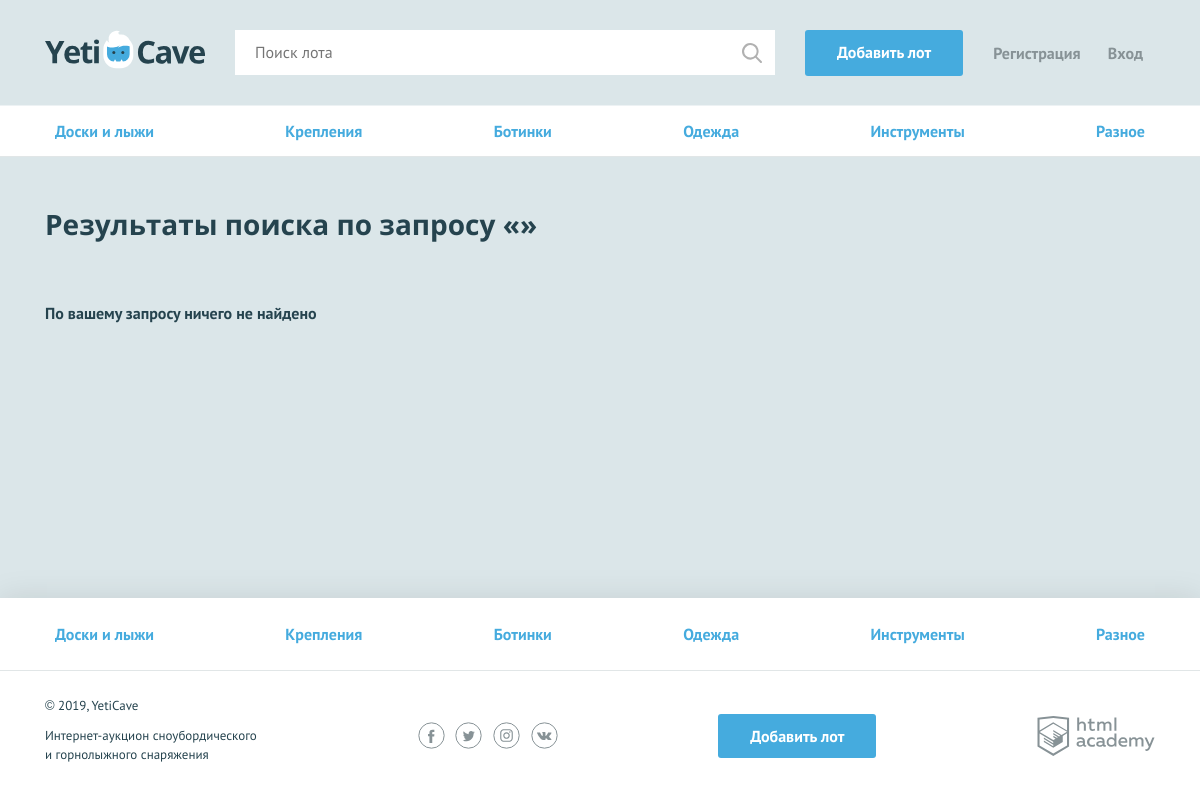
Screenshot of /search.php with the database file from the repository.
### tables this page shows
CREATE TABLE Categories (
    PRIMARY KEY (id),
    id       INTEGER     NOT NULL AUTO_INCREMENT,
    code     VARCHAR(30) NOT NULL UNIQUE,
    category VARCHAR(60) NOT NULL UNIQUE
);

### functions.php (called while the page is built, shortened)
<?php
function include_template($name, array $data = [])
{
    $name = 'templates/' . $name;
    extract($data);
    require $name;
    $result = ob_get_clean();
    return $result;
}

### init.php (called while the page is built, shortened)
<?php
$con = mysqli_connect("localhost", "root", "_caberne55_S", "yeticave");
mysqli_set_charset($con, "utf8");
if ($con) {
    $sqlCat = 'SELECT * FROM Categories';
    if ($result = mysqli_query($con, $sqlCat)) {
        $categories = mysqli_fetch_all($result, MYSQLI_ASSOC);
    }
}

### templates/search.php (the view, shortened to what this page needs)
<main>
  <nav class="nav">
    <ul class="nav__list container">
    <?php foreach ($categories as $cat): ?>
      <li class="nav__item">
        <a href="pages/<?=$cat['id']; ?>"><?=$cat['category']; ?></a>
      </li>
    <?php endforeach; ?>
    </ul>
  </nav>
  <div class="container">
    <section class="lots">
      <h2>Результаты поиска по запросу «<span><?=htmlspecialchars(trim($_GET['search'])); ?></span>»</h2>
      <?php if (!empty($items)): ?>
      <ul class="lots__list">
      <?php foreach ($items as $item): ?>
        <li class="lots__item lot">
          <div class="lot__image">
            <img src="../<?=$item['image_link']; ?>" width="350" height="260" alt="">
          </div>
          <div class="lot__info">
            <span class="lot__category"><?=$item['category']; ?></span>
            <h3 class="lot__title"><a class="text-link" href="lot.php?id=<?=$item['id']; ?>"><?=$item['lot_name']; ?></a></h3>
            <div class="lot__state">
              <div class="lot__rate">
              <?php if (isset($item['rate'])): ?>
                <span class="lot__amount"><?=$item['count'] . ' ' . get_noun_plural_form($item['count'], 'ставка', 'ставки', 'ставок'); ?></span>
                <span class="lot__cost"><?=formatSum($item['rate']); ?></span>
              <?php else: ?>
                <span class="lot__amount">Стартовая цена</span>
                <span class="lot__cost"><?=formatSum($item['start_price']); ?></span>
              <?php endif; ?>
              </div>
              <div class="lot__timer timer <?=getDateRange($item['final_date'])[0] == '00' ? "timer--finishing" : ""; ?>">
                <?=implode(":", getDateRange($item['final_date'])); ?>
              </div>
            </div>
          </div>
        </li>
      <?php endforeach; ?>
      </ul>
      <?php else: ?>
      <p><b><?=$notFound; ?></b></p>
      <?php endif; ?>
    </section>
  </div>
</main>

### templates/layout.php (shortened to what this page needs)
<!DOCTYPE html>
<html lang="ru">
<head>
  <link href="../css/normalize.min.css" rel="stylesheet">
  <link href="../css/style.css" rel="stylesheet">
</head>
<body>
<div class="page-wrapper">
  <header class="main-header">
    <div class="main-header__container container">
      <a class="main-header__logo" href="index.php">
        <img src="../img/logo.svg" width="160" height="39" alt="Логотип компании YetiCave">
      </a>
      <form class="main-header__search" method="GET" action="search.php" autocomplete="off">
        <input type="search" name="search" placeholder="Поиск лота" value="<?=isset($_GET['search']) ? htmlspecialchars(trim($_GET['search'])) : ""; ?>">
        <input class="main-header__search-btn" type="submit" name="find" value="Найти">
      </form>
      <a class="main-header__add-lot button" href="add.php">Добавить лот</a>
      <nav class="user-menu">
      <?php if (isset($_SESSION['user'])): ?>
        <div class="user-menu__logged">
          <p><?=$user_name; ?></p>
          <a class="user-menu__bets" href="pages/my-bets.html">Мои ставки</a>
          <a class="user-menu__logout" href="logout.php">Выход</a>
        </div>
      <?php else: ?>
        <ul class="user-menu__list">
          <li class="user-menu__item">
            <a href="signup.php">Регистрация</a>
          </li>
          <li class="user-menu__item">
            <a href="login.php">Вход</a>
          </li>
        </ul>
      <?php endif; ?>
      </nav>
    </div>
  </header>
  <?=$content; ?>
</div>
<footer class="main-footer">
  <nav class="nav">
    <ul class="nav__list container">
    <?php foreach ($categories as $cat): ?>
      <li class="nav__item">
        <a href="pages/<?=$cat['id']; ?>"><?=$cat['category']; ?></a>
      </li>
    <?php endforeach; ?>
    </ul>
  </nav>
  <div class="main-footer__bottom container">
    <div class="main-footer__copyright">
      <p>© 2019, YetiCave</p>
      <p>Интернет-аукцион сноубордического и горнолыжного снаряжения</p>
    </div>
    <div class="main-footer__social social">
      <a class="social__link social__link--facebook" href="#">
      </a>
      <a class="social__link social__link--twitter" href="#">
      </a>
      <a class="social__link social__link--instagram" href="#">
      </a>
      <a class="social__link social__link--vkontakte" href="#">
      </a>
    </div>
    <a class="main-footer__add-lot button" href="add.php">Добавить лот</a>
    <div class="main-footer__developed-by">
      <a class="logo-academy" href="https://htmlacademy.ru/intensive/php">
      </a>
    </div>
  </div>
</footer>
</body>
</html>

### css/style.css (style rules this page uses)
html, body { height: 100%; }
.page-wrapper { display: flex; flex-direction: column; min-height: 100%; margin-bottom: -202px; }
.page-wrapper::after { content: ""; display: block; }
.page-wrapper::after { height: 85px; }
main { margin-bottom: 202px; }
body { min-width: 1140px; background-color: #dbe6e9; font-family: "PT Sans", sans-serif; font-weight: 400; font-size: 16px; line-height: 26px; color: #25434e; }
a { text-decoration: none; }
h2 { margin: 0; font-family: "Open Sans", sans-serif; font-size: 28px; line-height: 35px; font-weight: 700; }
.container { width: 1110px; margin: 0 auto; padding: 0 15px; }
.button { display: block; padding: 9px 32px; background-color: #45abde; color: #ffffff; text-align: center; font-weight: 700; border: none; border-radius: 3px; }
.main-header { padding: 30px 0 29px; border-bottom: 1px solid rgba(255, 255, 255, 0.5); }
.main-header__container { display: -webkit-flex; display: -ms-flexbox; display: flex; -webkit-justify-content: flex-start; -ms-flex-pack: start; justify-content: flex-start; }
.main-header__logo { display: block; margin-right: 30px; }
.main-header__search { position: relative; width: 540px; margin-right: 30px; }
.main-header__search input[type="search"] { width: 100%; padding: 8px 19px 9px 19px; border: 1px solid #ffffff; }
.main-header__search-btn { content: ""; position: absolute; top: 3px; right: 3px; width: 20px; height: 20px; padding: 20px; background: url("../img/search.svg") center no-repeat; opacity: 0.3; border: 0; font-size: 0; }
.main-header__add-lot { max-width: 160px; margin-right: 30px; }
.user-menu__list { display: -webkit-flex; display: -ms-flexbox; display: flex; -webkit-justify-content: space-between; -ms-flex-pack: justify; justify-content: space-between; -webkit-flex-wrap: wrap; -ms-flex-wrap: wrap; flex-wrap: wrap; width: 150px; margin: 0; margin-top: 10px; padding: 0; list-style: none; }
.user-menu__item a { color: #879296; font-weight: 700; }
.user-menu { display: -webkit-flex; display: -ms-flexbox; display: flex; }
.main-footer { background-color: #ffffff; box-shadow: 0 0 30px 0 rgba(0, 0, 0, 0.1); }
.main-footer__bottom { display: -webkit-flex; display: -ms-flexbox; display: flex; -webkit-justify-content: space-between; -ms-flex-pack: justify; justify-content: space-between; -webkit-align-items: center; -ms-flex-align: center; align-items: center; padding: 25px 0; }
.main-footer__copyright { max-width: 212px; }
.main-footer__copyright p { margin: 0; margin-bottom: 11px; font-size: 13px; line-height: 19px; }
.main-footer__social { width: 140px; }
.social { display: -webkit-flex; display: -ms-flexbox; display: flex; -webkit-justify-content: space-between; -ms-flex-pack: justify; justify-content: space-between; -webkit-flex-wrap: wrap; -ms-flex-wrap: wrap; flex-wrap: wrap; }
.social__link { width: 27px; height: 27px; }
.logo-academy { display: block; width: 118px; height: 40px; }
.nav { background-color: #ffffff; border-bottom: 1px solid #e1e6e7; }
.nav__list { display: -webkit-flex; display: -ms-flexbox; display: flex; -webkit-justify-content: space-between; -ms-flex-pack: justify; justify-content: space-between; -webkit-flex-wrap: wrap; -ms-flex-wrap: wrap; flex-wrap: wrap; list-style: none; }
.nav__item a { position: relative; display: block; padding: 12px 10px; font-weight: 700; color: #45abde; }
.nav__item a::before { content: ""; display: none; position: absolute; bottom: 0; width: calc(100% - 20px); height: 3px; background-color: #e2e5e6; }
.main-footer .nav__item a { padding: 23px 10px; }
.lots { padding-top: 50px; }
.lots h2 { padding-bottom: 42px; }

### rows the page displays
categories: category "Доски и лыжи"
categories: category "Крепления"
categories: category "Ботинки"
categories: category "Одежда"
categories: category "Инструменты"
categories: category "Разное"

### other values shown
$notFound "По вашему запросу ничего не найдено"
